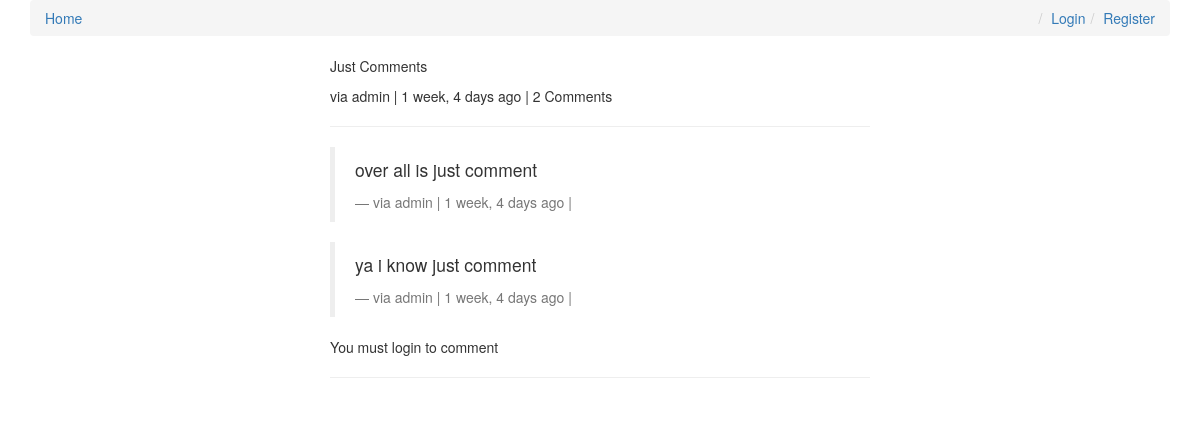
Page /comments/1/ on the earlier database version.
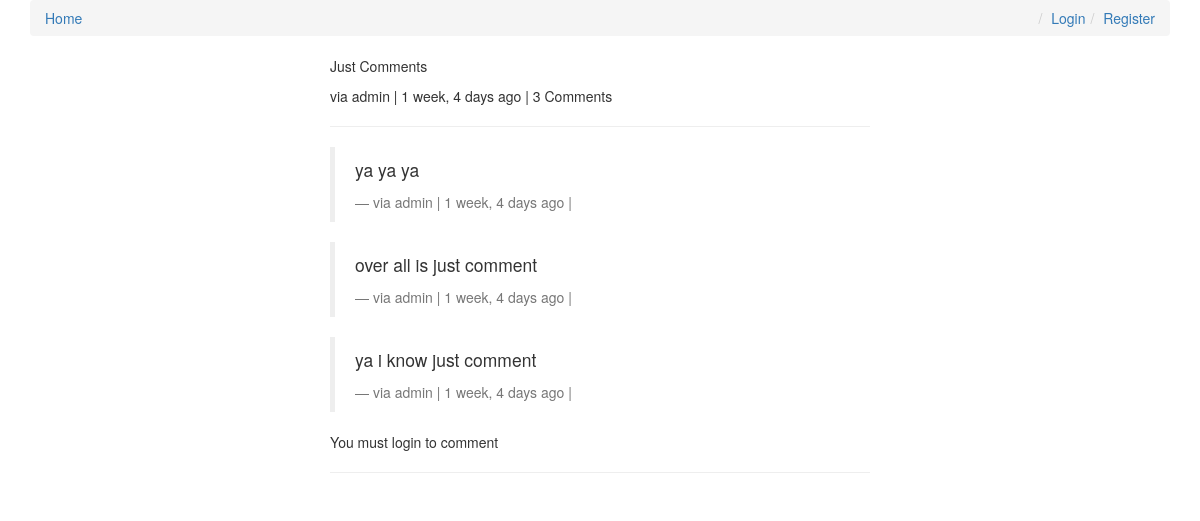
Same page on the later database version.
### comments/models.py (models this page shows, shortened)
class Comment(models.Model):
    user        = models.ForeignKey(settings.AUTH_USER_MODEL, default=1)
    content_type = models.ForeignKey(ContentType, on_delete=models.CASCADE)
    object_id = models.PositiveIntegerField()
    content_object = GenericForeignKey('content_type', 'object_id')
    parent      = models.ForeignKey("self", null=True, blank=True)
    content     = models.TextField()
    timestamp   = models.DateTimeField(auto_now_add=True)
    objects = CommentManager()
    class Meta:
        ordering = ['-timestamp']
    def children(self): #replies
        return Comment.objects.filter(parent=self)
    @property
    def is_parent(self):
        if self.parent is not None:
            return False
        return True

### comments/views.py (the view, shortened to what this page needs)
# urls.py: url(r'^(?P<id>\d+)/$', comment_thread, name='thread'),
def comment_thread(request, id):
    try:
        obj = Comment.objects.get(id=id)
    except:
        raise Http404
    if not obj.is_parent:
        obj = obj.parent
    content_object = obj.content_object # Post that the comment is on
    content_id = obj.content_object.id
    initial_data = {
            "content_type": obj.content_type,
            "object_id": obj.object_id
    }
    form = CommentForm(request.POST or None, initial=initial_data)
    context = {
        "comment": obj,
        "form": form,
    }
    return render(request, "comment_thread.html", context)

### templates/comment_thread.html (shortened to what this page needs)
{% extends "base.html" %}
{% load urlify %}
{% load crispy_forms_tags %}
{% block content %}
<div class='col-sm-6 col-sm-offset-3'>
          <p>{{ comment.content }}</p>
          <footer>via {{ comment.user }} | {{ comment.timestamp|timesince }} ago | {% if comment.children.count > 0 %}{{ comment.children.count }} Comment{% if comment.children.count > 1 %}s{% endif %} {% endif %} </footer>
          <hr/>
          <div>
              {% for child_comment in comment.children %}
                <blockquote>
                <p>{{ child_comment.content }}</p>
                <footer>via {{ child_comment.user }} | {{ child_comment.timestamp|timesince }} ago | {% if request.user == child_comment.user %}<a href='{{ child_comment.get_delete_url }}'>Delete</a>{% endif %}</footer>
                </blockquote>
             {% endfor %}
             {% if request.user.is_authenticated %}
            <form method="POST" action="."> {% csrf_token %}
                {{ form|crispy }}
                <input type='hidden' name='parent_id' value='{{ comment.id }}'>
                <input type='submit' value='Reply' class='btn btn-default'>
            </form>
            {% else %}
            <p>You must login to comment </p>
            {% endif %}
        </div>
        <hr/>
</div>
{% endblock content %}

### templates/base.html (shortened to what this page needs)
{% load staticfiles %}
<html>
<head>
<link rel="stylesheet" href="https://maxcdn.bootstrapcdn.com/bootstrap/3.3.6/css/bootstrap.min.css">
<link rel="stylesheet" href="https://maxcdn.bootstrapcdn.com/bootstrap/3.3.6/css/bootstrap-theme.min.css">
<link rel='stylesheet' href='https://maxcdn.bootstrapcdn.com/font-awesome/4.5.0/css/font-awesome.min.css' >
<link rel='stylesheet' href='{% static "css/base.css" %}' />
</head>
<body>
<div class='container'>
    <ol class='breadcrumb'>
        <li><a href='{% url "articles:list" %}'>Home</a></li>
        {% if not request.user.is_authenticated %}
        <li class='pull-right'><a href='{% url "register" %}'>Register</a></li>
        <li class='pull-right'><a href='{% url "login" %}'>Login</a></li>
        {% else %}
        <li class='pull-right'><a href='{% url "logout" %}'>Logout</a></li>
        {% endif %}
    </ol>
{% block content %}{% endblock content %}
</div>
</body>
</html>

Differences in the rows shown:
computed for Comment "Just Comments": children.count "2" → "3"
added Comment: content "ya ya ya", user "admin", timestamp "1 week, 4 days"
